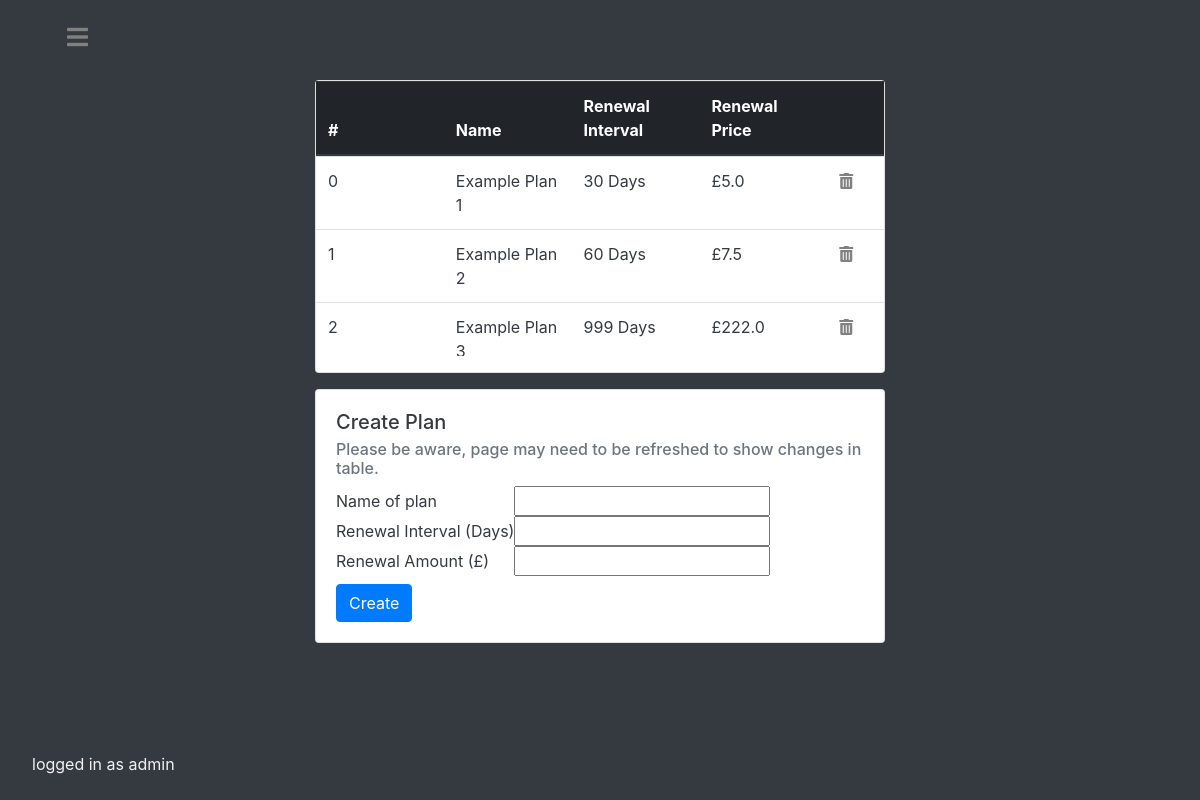
Before: /admin/dashboard/plans (signed in) with the older database file.
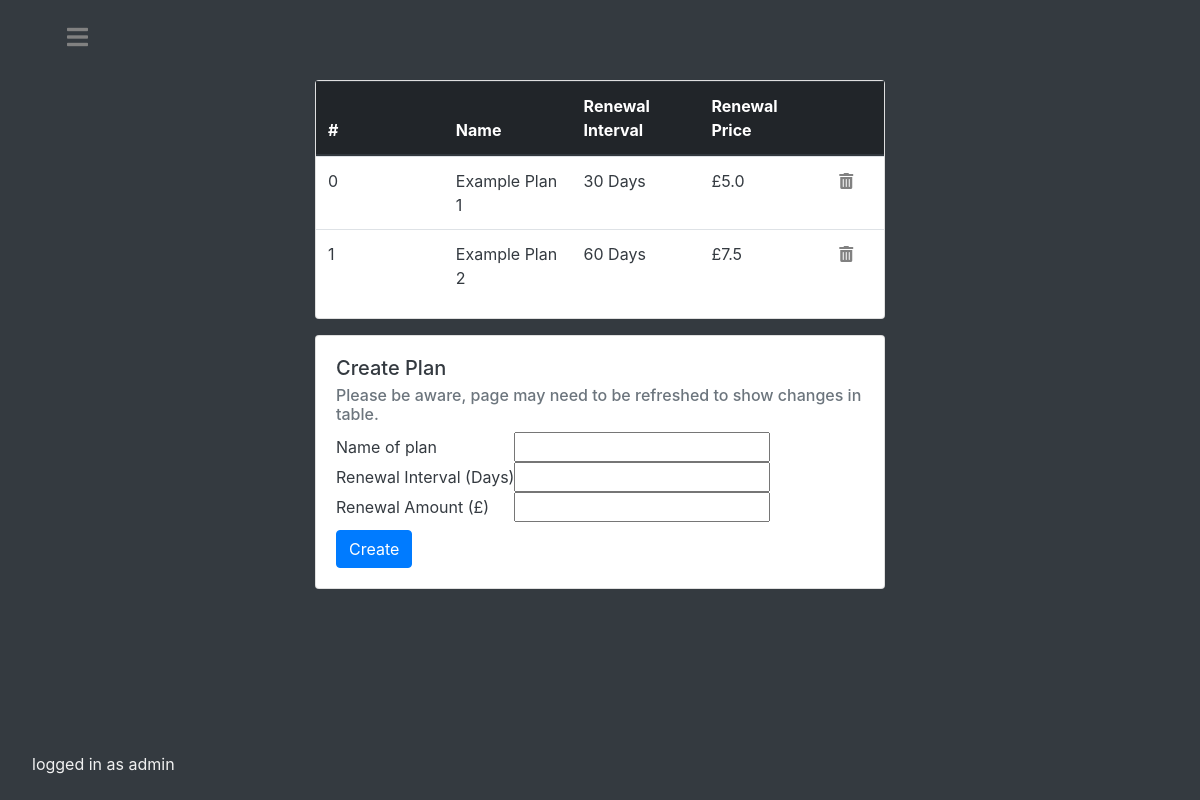
After: the same page with the newer database file.
### tables this page shows
CREATE TABLE plans (name text PRIMARY KEY, interval integer, amount float);

### main.py (the view, shortened to what this page needs)
@app.route("/admin/dashboard/plans", methods=['GET', 'POST'])
@login_required
def adminplans():
    if current_user.getAdminPerms():
        db = Database()
        plans = list(db.getAll('plans'))
        db.closeConnection()
        return render_template('adminplans.html', plans=plans, reason=None)
    else:
        reason = f'Insufficient permissions.'
        return render_template('redirect.html', reason=reason)

### api.py (called while the page is built)
    def closeConnection(self):
        self.conn.close()
        return

    def getAll(self, dbname):
        self.c.execute(f'''SELECT * FROM {dbname}''')
        result = self.c.fetchall()
        return result

    def searchUsersByUsername(self, user):
        self.c.execute(f'''SELECT * FROM users WHERE username = ?''', (user,))
        result = self.c.fetchone()
        return result

### main.py (called while the page is built)
@login_manager.user_loader
def load_user(username):
    dbconnection = Database()
    result = dbconnection.searchUsersByUsername(username)
    dbconnection.closeConnection()
    if result:
        if result[5] == "FALSE":
            return User(result[0], result[1], result[2], result[3], result[4])
        else:
            return AdministativeUser(result[0], result[1], result[2], result[3], result[4])
    else:
        return None

    def getAdminPerms(self):
        return self.isadmin

### templates/adminplans.html (shortened to what this page needs)
<!DOCTYPE html>
<html lang="en">
<head>
    <link rel="stylesheet" href="https://use.fontawesome.com/releases/v5.0.8/css/all.css">
    <link rel="stylesheet" href="https://maxcdn.bootstrapcdn.com/bootstrap/4.0.0/css/bootstrap.min.css"
>
    <link rel= "stylesheet" type= "text/css" href= "{{ url_for('static',filename='styles/adminplans.css') }}">
</head>
<body class="bg-dark">
<div id="mySidenav" class="sidenav">
    <p class="footer fixed-bottom">logged in as {{ current_user.id }}</p>
</div>
<div id="main" class="container-fluid h-10 bg-dark text-white">
    <div class="col-3 text-left">
        <div class="navbarbutton"><a href="#" onclick="openNav()"><i class="fas fa-bars"></i></a></div>
    </div>
</div>
<div class="container-fluid h-80 bg-dark text-white">
    <div class="row h-90">
        <div class="col-3 text-left">
        </div>
        <div class="col-md-6 text-left justify-content-center align-items-center">
            <div class="card">
                <table id="dbtable" class="table mb-3 px-2">
                    <thead class="thead-dark">
                    <tr class="clickable">
                        <th scope="col" onclick="sortTable2(0, true)">#</th>
                        <th scope="col" onclick="sortTable2(1)">Name</th>
                        <th scope="col" onclick="sortTable2(2)">Renewal Interval</th>
                        <th scope="col" onclick="sortTable2(3)">Renewal Price</th>
                        <th scope="col" width="10%"></th>
                    </tr>
                    </thead>
                    <tbody>
                    {% for value in plans %}
                    <tr class="text-dark">
                        <td scope="row ">{{ plans.index(value) }}</td>
                        <td>{{ value[0] }}</td>
                        <td>{{ value[1] }} Days</td>
                        <td>£{{ value[2] }}</td>
                        <td width="10%"><form method="post"><button  id="delete" name="delete" type="submit" class="invisblebutton" value="{{ value[0] }}"><i class="fas fa-trash-alt"></i></button></form></td>
                    </tr>
                    {% endfor %}
                    </tbody>
                </table>
            </div>
            <div class="card mt-3 text-dark">
                <div class="card-body">
                    <h5 class="card-title">Create Plan</h5>
                    <h6 class="card-subtitle mb-2 text-muted">Please be aware, page may need to be refreshed to show
                        changes in table.</h6>
                    <form action="" method="post">
                        <p>
                            <label for="a">Name of plan</label>
                            <input id="a" type="text" name="name">
                        </p>
                        <p>
                            <label for="b">Renewal Interval (Days) </label>
                            <input id="b" type="number" name="days">
                        </p>
                        <p>
                            <label for="c">Renewal Amount (£)</label>
                            <input id="c" type="number" step="0.01" name="price">
                        </p>
                        <button type="submit" class="btn btn-primary mt-2">Create</button>
                    </form>
                </div>
            </div>
            <div class="col-3"></div>
        </div>
    </div>
    <div class="container-fluid h-10 bg-dark text-white "></div>
</div>
</body>
</html>

Changed rows visible on the page:
removed plans: index "2", name "Example Plan 3", interval "999", amount "222.0"
